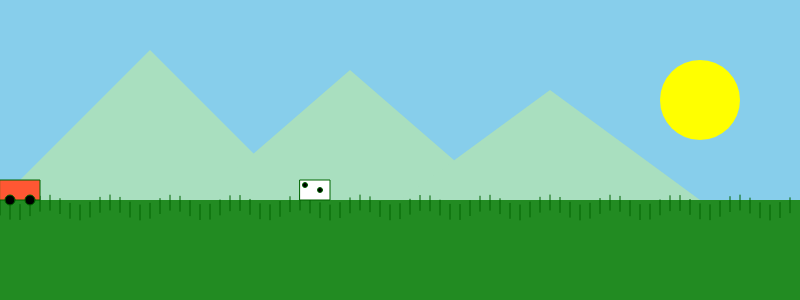
Frame 1 (no input)
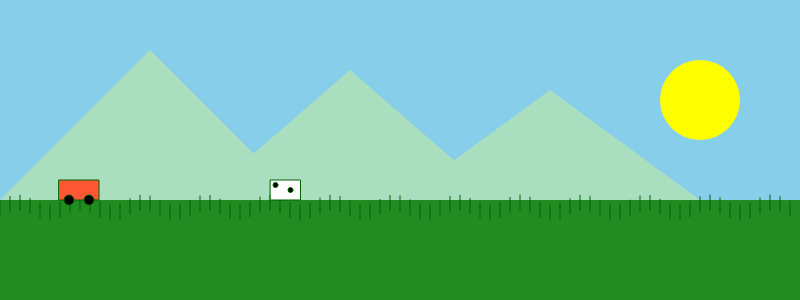
Frame 60 (no input)
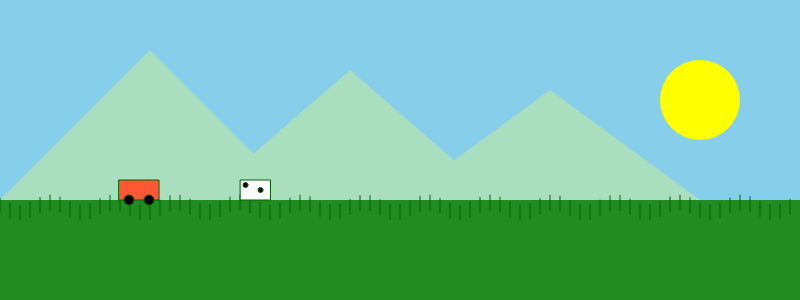
Frame 120 (the mouse pressed at the canvas centre since frame 60)

The p5.js sketch that drew these frames (run headless with seeded random() and noise() and a simulated clock; from frame 60 on, the mouse is pressed at the canvas centre):

// p5.js sketch
// ── sketch.js
let sunY = 100;
let tractorX = 0;
let cowX = 300;
let waveOffset = 0;

function setup() {
  let canvas = createCanvas(800, 300);
  let container = document.getElementById('p5-container');
  if (container) {
    canvas.parent(container);
  } else {
    canvas.parent(document.body);
  }
}

function draw() {
  background('#87CEEB'); // céu azul
  fill('yellow');
  noStroke();
  ellipse(700, sunY, 80, 80);
  fill('#A9DFBF');
  triangle(0, 200, 150, 50, 300, 200);
  triangle(200, 200, 350, 70, 500, 200);
  triangle(400, 200, 550, 90, 700, 200);
  fill('#228B22');
  rect(0, 200, width, 100);
  stroke('#006400');
  for (let x = 0; x < width; x += 10) {
    let y = 200 + sin(x * 0.1 + waveOffset) * 5;
    line(x, y, x, y + 15);
  }
  waveOffset += 0.05;
  fill('#FF5733');
  rect(tractorX, 180, 40, 20);
  fill('black');
  ellipse(tractorX + 10, 200, 10, 10);
  ellipse(tractorX + 30, 200, 10, 10);
  tractorX += 1;
  if (tractorX > width) tractorX = -40;
  fill('white');
  rect(cowX, 180, 30, 20);
  fill('black');
  ellipse(cowX + 5, 185, 5, 5);
  ellipse(cowX + 20, 190, 5, 5);
  cowX -= 0.5;
  if (cowX < -30) cowX = width + 30;
}

// ── style.css
body {
  font-family: Arial, sans-serif;
  margin: 0;
  padding: 0;
  background: #f9f9f9;
  color: #333;
}

header {
  background-color: #2e7d32;
  color: white;
  text-align: center;
  padding: 20px 10px;
  font-size: 1.5em;
  font-weight: bold;
}

.container {
  max-width: 900px;
  margin: 20px auto;
  padding: 0 20px;
}

.image-portal {
  max-width: 100%;
  height: auto;
  margin-bottom: 20px;
  border-radius: 8px;
  box-shadow: 0 0 5px #888;
}

h2 {
  color: #2e7d32;
  margin-top: 30px;
}

.gallery {
  display: flex;
  gap: 10px;
  flex-wrap: wrap;
  margin-bottom: 20px;
  justify-content: center;
}

.gallery-item {
  position: relative;
  width: 30%;
  min-width: 180px;
  border: 1px solid #ccc;
  border-radius: 5px;
  overflow: hidden;
  background: white;
  display: flex;
  flex-direction: column;
  align-items: center;
  padding-bottom: 10px;
  box-shadow: 0 0 5px rgba(0,0,0,0.1);
}

.gallery-item img {
  width: 100%;
  height: 150px;
  object-fit: cover;
  display: block;
  border-bottom: 1px solid #ccc;
}

.btn-group {
  display: flex;
  justify-content: space-around;
  width: 100%;
  margin-top: 8px;
}

.download-btn, .delete-btn {
  background-color: #2e7d32;
  color: white;
  border: none;
  padding: 7px 12px;
  cursor: pointer;
  border-radius: 4px;
  font-size: 0.9em;
  transition: background-color 0.3s ease;
}

.download-btn:hover, .delete-btn:hover {
  background-color: #1b5e20;
}
footer{
  text-align: center;
}
